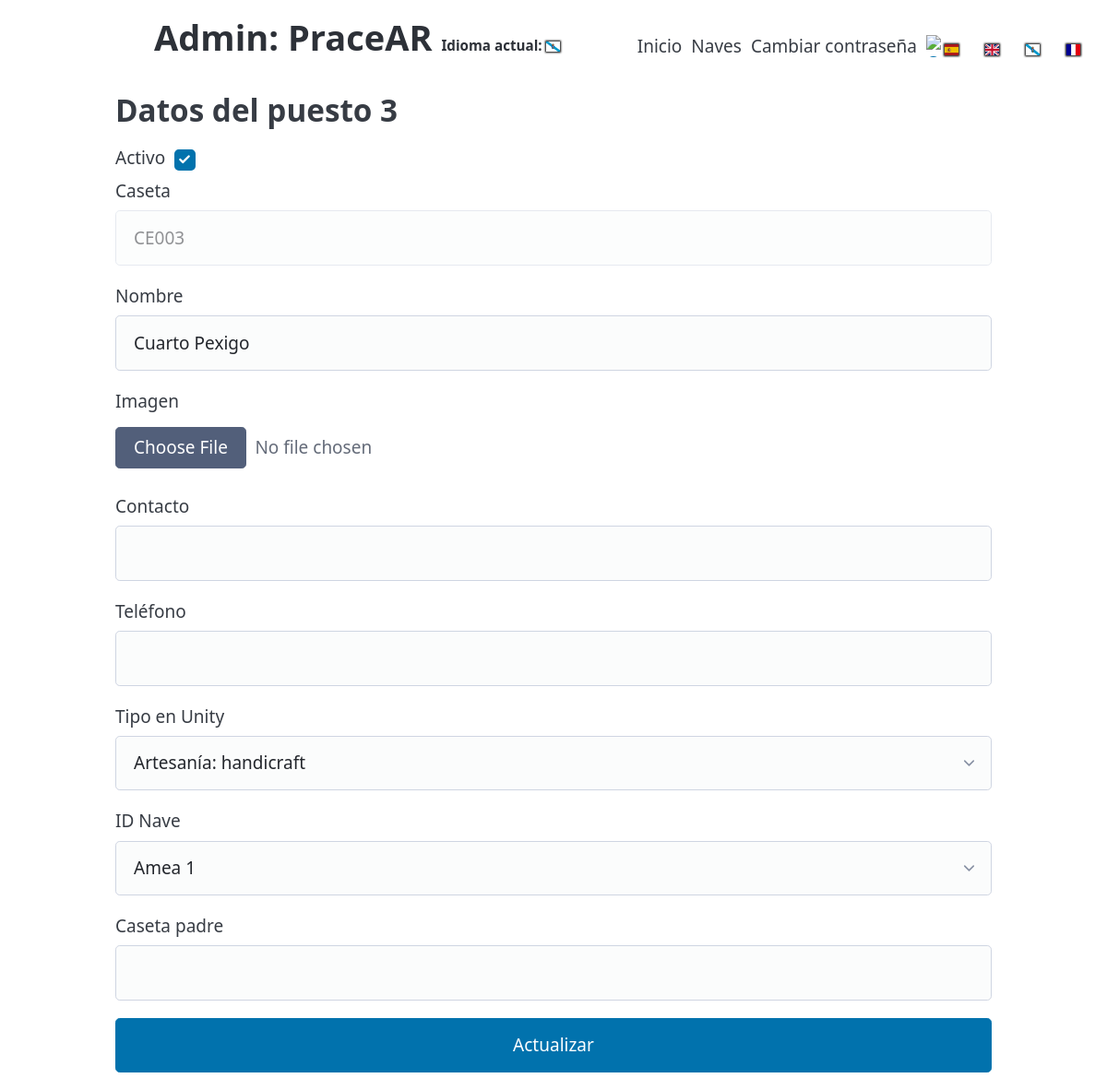
Screenshot of /?page=edit&id=3&lang=gl (signed in) with the database file from the repository.
### tables this page shows
CREATE TABLE `puestos` (
  `id` int(11) NOT NULL,
  `caseta` char(5) NOT NULL,
  `nombre` varchar(50) NOT NULL DEFAULT 'Desconocido',
  `imagen` mediumtext DEFAULT NULL,
  `contacto` varchar(250) DEFAULT NULL,
  `telefono` varchar(15) DEFAULT NULL,
  `id_nave` int(11) DEFAULT NULL,
  `activo` tinyint(1) NOT NULL DEFAULT 1,
  `tipo_unity` varchar(30) NOT NULL DEFAULT 'default',
  `caseta_padre` char(5) DEFAULT NULL
);

### admin/editar.php (the view, shortened to what this page needs)
<?php
require_once(COMPONENT_ADMIN . 'sections' . DIRECTORY_SEPARATOR . 'header.php');
?>
<form id="formulario" action="#" method="post" enctype="multipart/form-data">
    <?php
    $id = $_GET['id'];
    $conexion = new mysqli($servidor_bd, $usuario, $clave, $bd);
    $sql = "SELECT * FROM puestos WHERE id = $id";
    $resultado = $conexion->query($sql);
    $fila = $resultado->fetch_assoc();
    ?>
    <h2 id="cabecera_tabla">Datos del puesto <?= $fila["id"] ?></h2>
    <div style="display:flex; align-items: center; gap: .5em;">
        <label for="activo">Activo</label>
        <?php
        $activo = $fila["activo"];
        ?>
        <input type="checkbox" id="activo" name="activo" value="<?= $activo ?>" <?= $activo == 1 ? "checked" : "" ?>>
    </div>
    <div>
        <label for="caseta">Caseta</label>
        <input type="text" id="caseta" disabled value="<?= $fila["caseta"] ?>">
    </div>
    <div>
        <label for="nombre">Nombre</label>
        <input id="nombre" type="text" name="nombre" value="<?= $fila["nombre"] ?>">
    </div>
    <div>
        <label for="imagen">Imagen</label>
        <?php
        $imagenPath = "assets/" . $fila["caseta"] . ".jpg";
        if (file_exists($imagenPath)): ?>
            <div style="display: flex;gap: 2rem;">
                <button style="width: 200px; height: 96px; background-color: red" id="eliminar_imagen"
                    name="eliminar_imagen" type="submit" value="1">Eliminar</button>
                <img src="<?= $imagenPath ?>" alt="Imagen del puesto" class="zoomable" style="object-fit: cover; height: 100px;">
            </div>
        <?php else: ?>
            <input type="file" id="imagen" name="imagen" accept=".jpg, .jpeg">
        <?php endif; ?>
    </div>
    <div>
        <label for="contacto">Contacto</label>
        <input type="text" id="contacto" name="contacto" value="<?= $fila["contacto"] ?>">
    </div>
    <div>
        <label for="telefono">Teléfono</label>
        <input type="text" id="telefono" name="telefono" value="<?= $fila["telefono"] ?>">
    </div>
    <div>
        <label for="tipo_unity">Tipo en Unity</label>
        <select name="tipo_unity" id="tipo_unity">
            <?php foreach (UNITY_TYPE as $key => $value): ?>
                <?php $selected = $key === $fila["tipo_unity"] ? "selected" : ""; ?>
                <option value="<?= $key ?>" <?= $selected ?>><?= $value ?></option>
            <?php endforeach; ?>
        </select>
    </div>
    <div>
        <label for="id_nave">ID Nave</label>
        <select id="id_nave" name="id_nave">
            <?php
            $sql_naves = "SELECT * FROM naves";
            $resultado_naves = $conexion->query($sql_naves);
            while ($fila_naves = $resultado_naves->fetch_assoc()):
                if ($fila["id_nave"] == $fila_naves["id"]):
                    ?>
                    <option value="<?= $fila_naves["id"] ?>" selected><?= $fila_naves["tipo"] ?></option>
                <?php else: ?>
                    <option value="<?= $fila_naves["id"] ?>"><?= $fila_naves["tipo"] ?></option>
                <?php endif; ?>
            <?php endwhile; ?>
        </select>
    </div>
    <div>
        <label for="caseta_padre">Caseta padre</label>
        <input name="caseta_padre" type="text" id="caseta_padre" value="<?= $fila["caseta_padre"] ?>">
    </div>
    <div id="div-botones">
        <input id="actualizar" type="submit" value="Actualizar">
    </div>
</form>
</body>
</html>

### rows the page displays
puestos: id "3", activo "☑", caseta "CE003", nombre "Cuarto Pexigo"

### other values shown
form field tipo_unity "Artesanía: handicraft"
form field id_nave "Amea 1"
